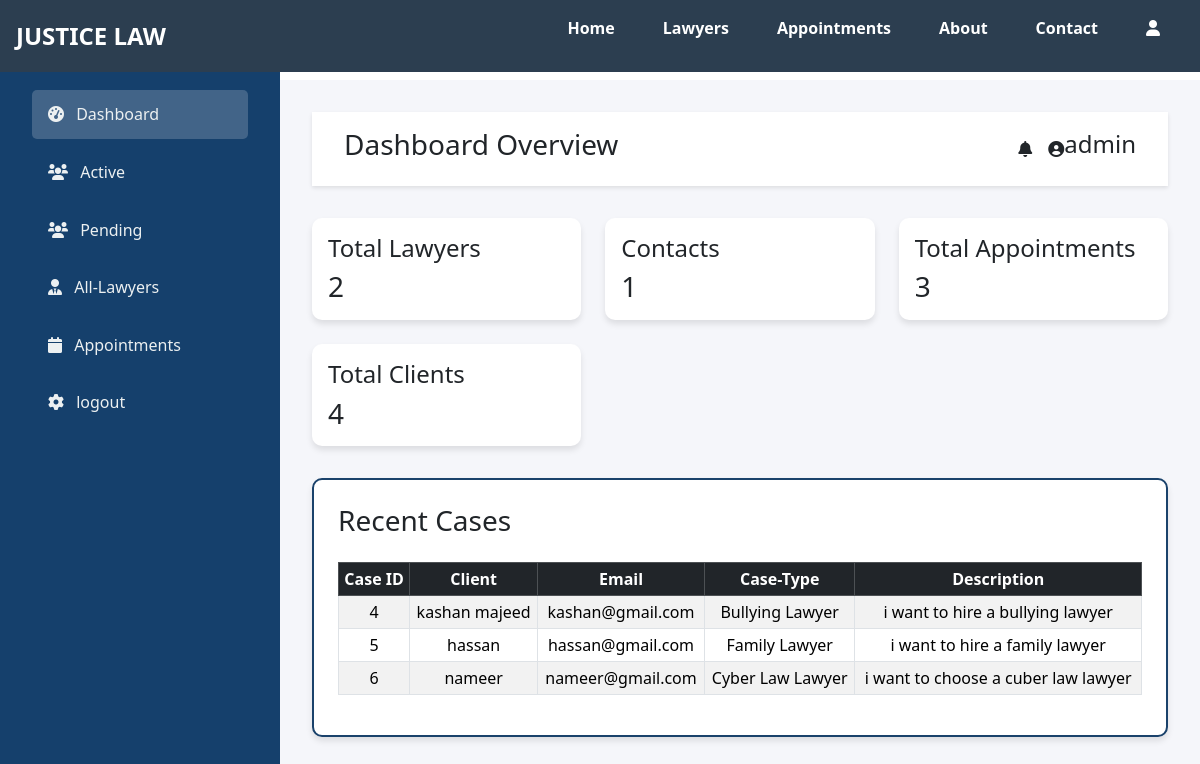
The page /admin-panel.php (signed in) on the database its author committed.
### tables this page shows
CREATE TABLE `appointments` (
  `id` int(11) NOT NULL,
  `client_id` int(11) NOT NULL,
  `lawyer_id` int(11) NOT NULL,
  `name` varchar(55) NOT NULL,
  `email` varchar(55) NOT NULL,
  `password` int(11) NOT NULL,
  `lawyer_type` varchar(55) NOT NULL,
  `details` varchar(500) NOT NULL,
  `status` int(11) NOT NULL
);

### admin-panel.php (the view, shortened to what this page needs)
<!DOCTYPE html>
<html lang="en">
<head>
    <link href="https://cdn.jsdelivr.net/npm/bootstrap@5.3.2/dist/css/bootstrap.min.css" rel="stylesheet">
    <link href="https://cdnjs.cloudflare.com/ajax/libs/font-awesome/6.0.0/css/all.min.css" rel="stylesheet">
</head>
<body>
    <?php include 'navbar.php' ?>
    <div class="admin-container">
        <div class="admin-sidebar">
            <h3 class="mb-4">VIP Admin</h3>
            <nav>
                <a href="admin-panel.php" class="nav-link active">
                    <i class="fas fa-tachometer-alt me-2"></i>
                    <span>Dashboard</span>
                </a>
                <a href="admin-active.php" class="nav-link">
                    <i class="fas fa-users me-2"></i>
                    <span>Active</span>
                </a>
                <a href="admin-pending.php" class="nav-link">
                    <i class="fas fa-users me-2"></i>
                    <span>Pending</span>
                </a>
                <a href="admin-lawyers.php" class="nav-link">
                    <i class="fas fa-user-tie me-2"></i>
                    <span>All-Lawyers</span>
                </a>
                <a href="appointments.php" class="nav-link">
                    <i class="fas fa-calendar me-2"></i>
                    <span>Appointments</span>
                </a>
                <a href="admin-logout.php" class="nav-link">
                    <i class="fas fa-cog me-2"></i>
                    <span>logout</span>
                </a>
            </nav>
        </div>
        <div class="admin-content">
            <div class="admin-header d-flex justify-content-between align-items-center">
                <h3>Dashboard Overview</h3>
                <div class="d-flex align-items-center g-2">
                    <i class="fas fa-bell me-3 "></i>
                    <i class="fas fa-user-circle"></i>
                    <h4><?php
                        include 'dbconnect.php';
                        $query = "SELECT * FROM `admin`;";
                        $exe = mysqli_query($conn,$query);
                        while($row = mysqli_fetch_assoc($exe)){
                            echo $row['name'];
                        }
                        ?></h4>
                </div>
            </div>
            <div class="stats-grid">
                <div class="stat-card">
                    <h4>Total Lawyers</h4>
                    <h3 class="mb-0">
                        <?php
                            include 'dbconnect.php';
                            $query = "SELECT * FROM lawyers";
                            $exe = mysqli_query($conn,$query);
                            $row = mysqli_num_rows($exe);
                            echo "$row"
                            ?>
                    </h3>
                </div>
                <div class="stat-card">
                    <h4>Contacts</h4>
                    <h3 class="mb-0">
                        <?php
                        include 'dbconnect.php';
                            $query = "SELECT * FROM contacts";
                            $exe = mysqli_query($conn,$query);
                            $row = mysqli_num_rows($exe);
                            echo "$row"
                        ?>
                    </h3>
                </div>
                <div class="stat-card">
                    <h4>Total Appointments</h4>
                    <h3 class="mb-0">
                        <?php
                            include 'dbconnect.php';
                            $query = "SELECT * FROM appointments";
                            $exe = mysqli_query($conn,$query);
                            $row = mysqli_num_rows($exe);
                            echo "$row"
                            ?>
                    </h3>
                </div>
                <div class="stat-card">
                    <h4>Total Clients</h4>
                    <h3 class="mb-0"><?php
                    include 'dbconnect.php';
                    $query = "SELECT * FROM appointments";
                    $exe = mysqli_query($conn,$query);
                    $row = mysqli_fetch_assoc($exe);
                    echo "$row[id]"
                    ?></h3>
                </div>
            </div>
            <div class="vip-table">
                <h3 class="mb-4">Recent Cases</h3>
                <table class="table table-striped table-bordered table-hover table-responsive table-sm">
                    <thead class="table-dark text-center align-middle ">
                        <tr>
                            <th>Case ID</th>
                            <th>Client</th>
                            <th>Email</th>
                            <th>Case-Type</th>
                            <th>Description</th>
                        </tr>
                    </thead>
                    <tbody class="text-center">
                        <?php
                        include 'dbconnect.php';
                        $query = "SELECT * FROM appointments";
                        $result = mysqli_query($conn, $query);
                        while ($row = mysqli_fetch_assoc($result)) {
                        ?>
                        <tr>
                            <td><?php echo $row['id']; ?></td>
                            <td><?php echo $row['name']; ?></td>
                            <td><?php echo $row['email']; ?></td>
                            <td><?php echo $row['lawyer_type']; ?></td>
                            <td><?php echo $row['details']; ?></td>
                        </tr>
                        <?php
                    }
                    ?>
                </tbody>
                </table>
            </div>
        </div>
    </div>
</body>
</html>

### admin-panel.php (style rules this page uses)
:root { --primary-color: #15406cff; --secondary-color: #1a426bff; --accent-color: #3498db; --text-light: #ecf0f1; }
.admin-container { display: flex; min-height: 100vh; }
.admin-sidebar { width: 280px; background: var(--primary-color); padding: 2rem; color: var(--text-light); }
.admin-content { flex: 1; padding: 2rem; margin-top: 80px; background: #f5f6fa; }
.stats-grid { display: grid; grid-template-columns: repeat(auto-fit, minmax(250px, 1fr)); gap: 1.5rem; margin-bottom: 2rem; }
.active { background: #f5f6fa33; }
.stat-card { background: white; padding: 1rem; border-radius: 10px; box-shadow: 0 4px 6px rgba(0,0,0,0.1); }
.vip-table { background: white; border:2px solid #1a426bff; border-radius: 10px; box-shadow: 0 4px 6px rgba(0,0,0,0.1); padding: 1.5rem; }
.admin-header { background: white; padding: 1rem 2rem; box-shadow: 0 2px 4px rgba(0,0,0,0.1); margin-bottom: 2rem; }
.nav-link { color: var(--text-light); padding: 0.8rem 1rem; margin: 0.5rem 0; border-radius: 5px; transition: all 0.3s ease; }

### rows shown on the page
appointments: id "4", name "kashan majeed", email "kashan@gmail.com", lawyer_type "Bullying Lawyer", details "i want to hire a bullying lawyer"
appointments: id "5", name "hassan", email "hassan@gmail.com", lawyer_type "Family Lawyer", details "i want to hire a family lawyer"
appointments: id "6", name "nameer", email "nameer@gmail.com", lawyer_type "Cyber Law Lawyer", details "i want to choose a cuber law lawyer"

### other values the page prints
$row['name'] "admin"
$row "2"
$row "1"
$row "3"
